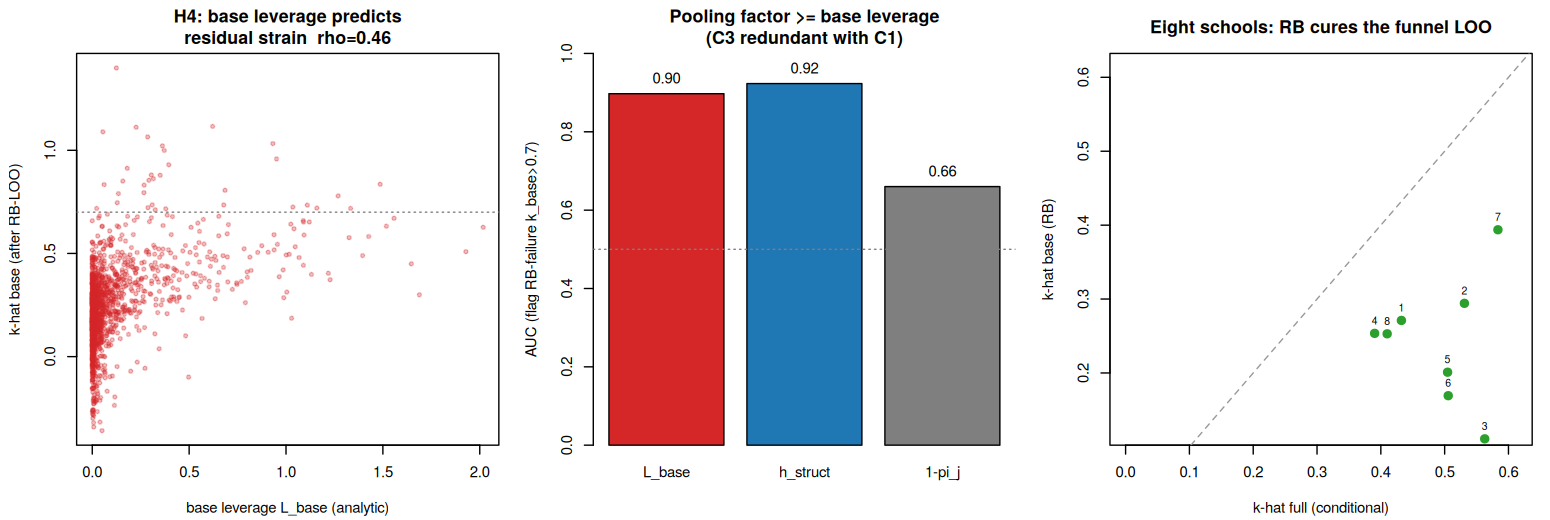

Source code (R):
# =====================================================================
# P3 -- base-leverage triage (C3), gate G3. (project: fibr_sbc)
# H4: base leverage L_base predicts the residual base-IS k-hat after RB-LOO.
# Discriminant: fiber leverage -> k_full ; base leverage -> k_base (two failure modes).
# Part A: few-groups simulation sweep (base IS genuinely strained).
# Part B: eight schools -- the canonical few-groups LOO failure, cured by RB.
# =====================================================================
suppressMessages(library(loo)); set.seed(1)

gibbs_lmm <- function(y, grp, J, sigma, S=3000, warm=1000, Vmu=100, a0=2, b0=2, keep=rep(TRUE,length(y))) {
  yy<-y[keep]; gg<-grp[keep]; nj<-tabulate(gg,J); ybar<-tapply(yy,factor(gg,1:J),sum); ybar[is.na(ybar)]<-0
  mu<-0; su2<-1; a<-numeric(J); s2<-sigma^2; KM<-numeric(S); KS<-numeric(S); KA<-matrix(0,S,J); tot<-S+warm
  for(t in 1:tot){ prec<-nj/s2+1/su2; va<-1/prec; a<-rnorm(J, va*((ybar-nj*mu)/s2), sqrt(va))
    vmu<-1/(sum(nj)/s2+1/Vmu); mu<-rnorm(1, vmu*sum(yy-a[gg])/s2, sqrt(vmu))
    su2<-1/rgamma(1, a0+J/2, b0+0.5*sum(a^2))
    if(t>warm){i<-t-warm; KM[i]<-mu; KS[i]<-sqrt(su2); KA[i,]<-a} }
  th<-seq(1,S,by=2); list(mu=KM[th], su=KS[th], a=KA[th,,drop=FALSE], J=J)
}
rb_loo <- function(y, grp, sigma, draws, base_cut=0.7) {
  J<-draws$J; N<-length(y); nj<-tabulate(grp,J); s2<-sigma^2
  mu_s<-draws$mu; su_s<-draws$su; A_s<-draws$a; S<-length(mu_s)
  L_full<-vapply(1:N,function(i) dnorm(y[i], mu_s+A_s[,grp[i]], sigma, log=TRUE), numeric(S))
  rf<-tryCatch(relative_eff(exp(L_full),chain_id=rep(1L,S)),error=function(e) rep(1,N))
  lf<-suppressWarnings(loo(L_full,r_eff=rf)); k_full<-lf$diagnostics$pareto_k; e_full<-lf$pointwise[,"elpd_loo"]
  L_rb<-matrix(0,S,N)
  for(i in 1:N){ j<-grp[i]; ij<-which(grp==j); Sj<-rowSums(outer(rep(1,S),y[ij])-mu_s)/s2
    Sjmi<-Sj-(y[i]-mu_s)/s2; Pmi<-1/su_s^2+(nj[j]-1)/s2
    L_rb[,i]<-dnorm(y[i], mu_s+Sjmi/Pmi, sqrt(s2+1/Pmi), log=TRUE) }
  rr<-tryCatch(relative_eff(exp(L_rb),chain_id=rep(1L,S)),error=function(e) rep(1,N))
  lr<-suppressWarnings(loo(L_rb,r_eff=rr)); k_base<-lr$diagnostics$pareto_k; e_rb<-lr$pointwise[,"elpd_loo"]
  mu_h<-mean(mu_s); su_h<-mean(su_s); a_h<-colMeans(A_s); pu<-1/su_h^2; G_FF<-nj/s2+pu; pij<-pu/G_FF
  G_BB<-matrix(c(N/s2+1/100,0,0,2*pu*sum(a_h^2)+1),2,2); G_BF<-rbind(nj/s2,-2*a_h*pu)
  M<-tryCatch(solve(G_BB-G_BF%*%(t(G_BF)/G_FF)), error=function(e) matrix(NA,2,2)); r_h<-y-mu_h-a_h[grp]
  hs<-Lb<-numeric(N)
  for(i in 1:N){ j<-grp[i]; gF<-numeric(J); gF[j]<-r_h[i]/s2; gt<-c(r_h[i]/s2,0)-as.numeric(G_BF%*%(gF/G_FF))
    hs[i]<-(1/s2)/G_FF[j]; Lb[i]<-as.numeric(t(gt)%*%M%*%gt) }
  data.frame(grp=grp,n_j=nj[grp],pi_j=pij[grp],h_struct=hs,L_base=Lb,
             k_full=k_full,k_base=k_base,elpd_full=e_full,elpd_rb=e_rb)
}

## ================= PART A: few-groups sweep =================
cat("PART A: few-groups sweep (base IS strained)\n")
configs<-list(c(1,1,1,2), c(1,1,1,1,2), c(1,1,1,1,2,3)); REP<-80
rows<-list(); ri<-0; set.seed(7)
for(cfg in configs){ J<-length(cfg); grp<-rep(1:J,cfg); N<-sum(cfg)
  for(r in 1:REP){ su<-runif(1,1.0,2.3); a_true<-rnorm(J,0,su); y<-a_true[grp]+rnorm(N,0,1)
    dr<-gibbs_lmm(y,grp,J,1.0,S=3000); out<-rb_loo(y,grp,1.0,dr); out<-out[is.finite(out$L_base),]
    if(nrow(out)>0){ ri<-ri+1; rows[[ri]]<-out } } }
PA<-do.call(rbind,rows)
sp<-function(a,b) suppressWarnings(cor(a,b,method="spearman"))
auc<-function(score,lab){ if(sum(lab)==0||sum(lab)==length(lab)) return(NA)
  r<-rank(score); (sum(r[lab==1])-sum(lab==1)*(sum(lab==1)+1)/2)/(sum(lab==1)*sum(lab==0)) }

cat(sprintf("  folds=%d   k_full>0.7: %d   k_base>0.7: %d   k_base>0.5: %d\n",
            nrow(PA), sum(PA$k_full>0.7), sum(PA$k_base>0.7), sum(PA$k_base>0.5)))
cat("  --- H4: base leverage predicts residual base k-hat ---\n")
cat(sprintf("  Spearman(L_base, k_base) = %.3f        [thr >=0.50 %s]\n", sp(PA$L_base,PA$k_base),
            ifelse(sp(PA$L_base,PA$k_base)>=0.5,"PASS","FAIL")))
ev<-as.numeric(PA$k_base>0.7)
a70<-auc(PA$L_base, ev); a50<-auc(PA$L_base, as.numeric(PA$k_base>0.5))
cat(sprintf("  AUC(k_base>0.7 ~ L_base) = %.3f  |  AUC(k_base>0.5 ~ L_base) = %.3f   [thr >=0.75 %s]\n",
            a70, a50, ifelse((!is.na(a70)&&a70>=0.75)||(!is.na(a50)&&a50>=0.75),"PASS","see note")))
cat(sprintf("  *** Does L_base BEAT the pooling factor for RB-failure? AUC(k_base>0.7): L_base=%.3f  h_struct=%.3f  (1-pi_j)=%.3f\n",
            auc(PA$L_base,ev), auc(PA$h_struct,ev), auc(1-PA$pi_j,ev)))
cat("  --- Discriminant (POOLED many-groups[P1] + few-groups[P3]): two failure modes ---\n")
DISC <- PA[,c("h_struct","L_base","k_full","k_base")]
g1p <- tryCatch(readRDS("rb_loo_gateG1.rds")$PF, error=function(e) NULL)
if(!is.null(g1p)) DISC <- rbind(g1p[,c("h_struct","L_base","k_full","k_base")], DISC)
cat(sprintf("  pooled folds=%d\n", nrow(DISC)))
cat(sprintf("             -> k_full   -> k_base\n"))
cat(sprintf("  h_struct :  %+.2f      %+.2f   (fiber leverage -> conditional failure)\n", sp(DISC$h_struct,DISC$k_full), sp(DISC$h_struct,DISC$k_base)))
cat(sprintf("  L_base   :  %+.2f      %+.2f   (base leverage  -> residual base failure)\n", sp(DISC$L_base,DISC$k_full), sp(DISC$L_base,DISC$k_base)))
hi<-DISC$h_struct>quantile(DISC$h_struct,0.6)
cat(sprintf("  *** CONDITIONAL on high fiber-leverage (folds RB is applied to, n=%d):\n", sum(hi)))
cat(sprintf("        Spearman(L_base,k_base)=%.2f  vs  Spearman(h_struct,k_base)=%.2f   <- does base leverage add value here?\n",
            sp(DISC$L_base[hi],DISC$k_base[hi]), sp(DISC$h_struct[hi],DISC$k_base[hi])))

## ================= PART B: eight schools =================
cat("\nPART B: eight schools (canonical few-groups LOO failure)\n")
y8<-c(28,8,-3,7,-1,1,18,12); s8<-c(15,10,16,11,9,11,10,18); J8<-8
# marginal (mu,tau) sampler on a grid (well-mixed, independent draws), then theta
mg<-seq(-15,30,length.out=220); tg<-seq(0.01,30,length.out=220)
GM<-outer(mg,tg,Vectorize(function(m,t){ sum(dnorm(y8,m,sqrt(t^2+s8^2),log=TRUE)) -0.5*(m^2)/100 - 0.5*(t^2)/25 }))
w<-exp(GM-max(GM)); w<-w/sum(w); S<-4000
idx<-sample(length(w),S,replace=TRUE,prob=as.vector(w)); mi<-((idx-1)%%length(mg))+1; ti<-((idx-1)%/%length(mg))+1
mu_s<-mg[mi]+rnorm(S,0,diff(mg)[1]/2); tau_s<-pmax(tg[ti]+rnorm(S,0,diff(tg)[1]/2),0.01)
# theta_j | mu,tau,y
Th<-sapply(1:J8,function(j){ v<-1/(1/s8[j]^2+1/tau_s^2); m<-v*(y8[j]/s8[j]^2+mu_s/tau_s^2); rnorm(S,m,sqrt(v)) })
Lf8<-sapply(1:J8,function(j) dnorm(y8[j],Th[,j],s8[j],log=TRUE))     # conditional
Lr8<-sapply(1:J8,function(j) dnorm(y8[j],mu_s,sqrt(tau_s^2+s8[j]^2),log=TRUE))  # RB (theta marginalised)
kf8<-suppressWarnings(loo(Lf8,r_eff=rep(1,J8)))$diagnostics$pareto_k
kr8<-suppressWarnings(loo(Lr8,r_eff=rep(1,J8)))$diagnostics$pareto_k
pi8<-(1/mean(tau_s)^2)/(1/s8^2+1/mean(tau_s)^2)
cat(sprintf("  posterior: mu=%.1f  tau=%.1f\n", mean(mu_s), mean(tau_s)))
cat("  school  y   se   pi_j   k_full  k_base\n")
for(j in 1:J8) cat(sprintf("    %d   %4.0f %4.0f  %.2f   %+.2f   %+.2f\n", j,y8[j],s8[j],pi8[j],kf8[j],kr8[j]))
cat(sprintf("  full PSIS-LOO: max k=%.2f (#>0.7=%d)  ->  RB-LOO: max k=%.2f (#>0.7=%d)\n",
            max(kf8),sum(kf8>0.7),max(kr8),sum(kr8>0.7)))

## ---- figure ----
png("p3_base_leverage.png", width=1550, height=520, res=135)
par(mfrow=c(1,3), mar=c(4.2,4.3,3,1))
plot(PA$L_base, PA$k_base, pch=19, col=adjustcolor("#d62728",0.3), cex=0.6,
     xlab="base leverage L_base (analytic)", ylab="k-hat base (after RB-LOO)",
     main=sprintf("H4: base leverage predicts\nresidual strain  rho=%.2f", sp(PA$L_base,PA$k_base))); abline(h=0.7,lty=3,col="grey50")
# head-to-head: pooling factor predicts RB-failure as well as the base leverage
aucs<-c("L_base"=auc(PA$L_base,ev), "h_struct"=auc(PA$h_struct,ev), "1-pi_j"=auc(1-PA$pi_j,ev))
bp<-barplot(aucs, ylim=c(0,1), col=c("#d62728","#1f77b4","#7f7f7f"), ylab="AUC (flag RB-failure k_base>0.7)",
            main="Pooling factor >= base leverage\n(C3 redundant with C1)")
text(bp, aucs+0.04, sprintf("%.2f",aucs)); abline(h=0.5,lty=3,col="grey50")
plot(kf8, kr8, pch=19, col="#2ca02c", cex=1.2, xlim=c(0,max(kf8)*1.05), ylim=c(min(kr8)*1.1,max(kf8)*1.05),
     xlab="k-hat full (conditional)", ylab="k-hat base (RB)", main="Eight schools: RB cures the funnel LOO")
abline(0,1,lty=2,col="grey60"); abline(h=0.7,v=0.7,lty=3,col="grey70"); text(kf8,kr8,1:8,pos=3,cex=0.7)
dev.off(); cat("\nWrote figure: p3_base_leverage.png\n")
